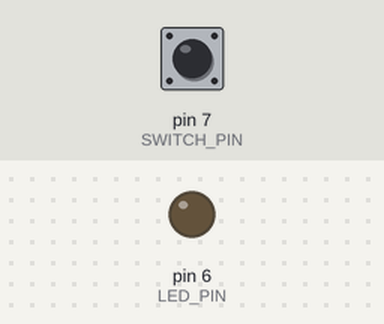
The sketch below on a simulated Arduino Uno, built with avr-gcc and run on an emulated ATmega328P. Shown: output pins drawn as LEDs (lit = HIGH). Inputs (shaded band) come from the test bench; at power-on: pin 7 (SWITCH_PIN) LOW.

Above: at 1.2 s.
1.3 s: pin 7 (SWITCH_PIN) pulled HIGH for 0.15 s
At 1.37 s:
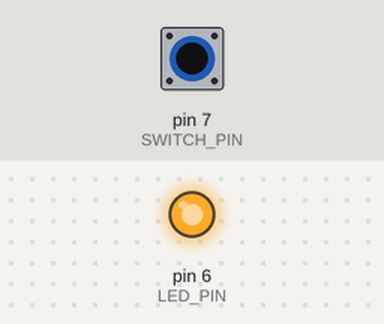
2.9 s: pin 7 (SWITCH_PIN) pulled HIGH for 3.2 s
At 7.4 s:
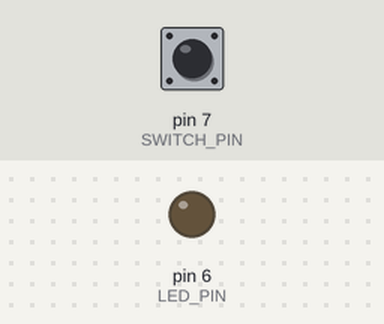
Timing chart, 0 to 8.9 s (numbered marks = the images above; inputs shaded):
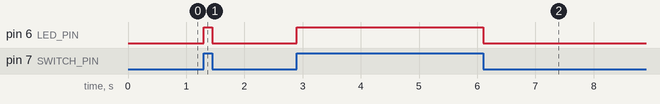

The sketch:

light_cup_module.ino
```cpp
#define LED_PIN     6
#define SWITCH_PIN  7

int switchRead;

void setup() {
    pinMode(LED_PIN, OUTPUT);
    pinMode(SWITCH_PIN, INPUT);
}

void loop() {
    switchRead = digitalRead(SWITCH_PIN);

    if (switchRead == HIGH) {
        digitalWrite(LED_PIN, HIGH);
    } else {
        digitalWrite(LED_PIN, LOW);
    }
}
```

Measured:
- after the input at 1.3 s, pin 6 (LED_PIN): LOW → HIGH at once, → LOW 0.15 s later
- after the input at 2.9 s, pin 6 (LED_PIN): LOW → HIGH at once, → LOW 3.2 s later
